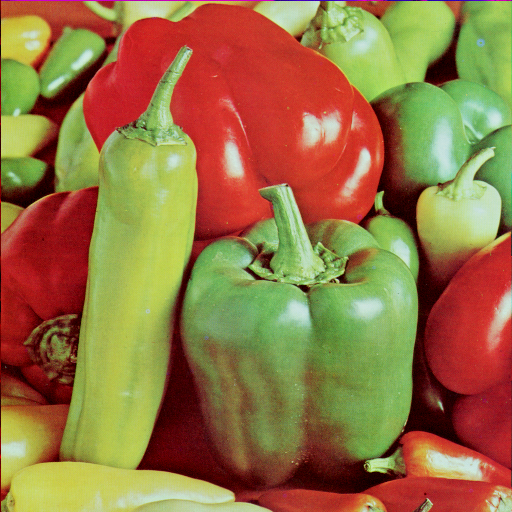
#> input picture misc/4.2.07.tiff, 512 x 512 px, found by its file name
$ python spatialFilter.py
#> lines starting #> are read from the running program, lines starting #| are printed output that depends on the picture
import numpy as np
import skimage.io as io
import scipy.ndimage as ndi
import skimage.color as co
import matplotlib.pyplot as plt

k = io.imread('C://Users//kamel//Music//misc//4.2.07.tiff')
#> k is the input picture: shape (512, 512, 3); mean R, G, B 149.8, 115.6, 66.5

plt.subplot(2,2,1)
plt.imshow(k)

u=np.array([[-1,-4,-1],[-4,26,-4],[-1,-4,-1]])/6.0
k2=np.zeros_like(k)

for i in range(3):
    k2[:,:,i]=ndi.convolve(k[:,:,i],u)
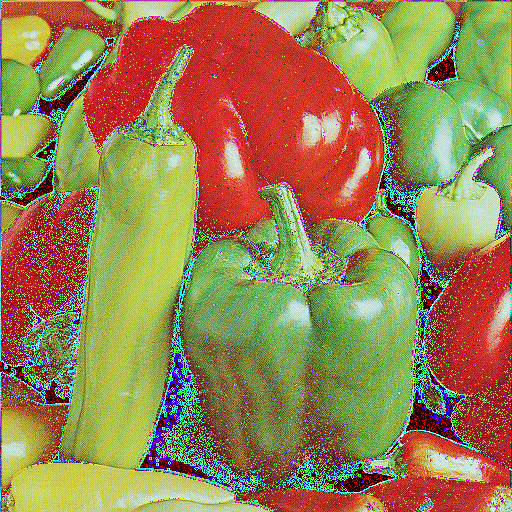
#> k2: shape (512, 512, 3); mean R, G, B 151.2, 130.7, 81.1

plt.subplot(2,2,2)
plt.imshow(k2)

kh=co.rgb2hsv(k)
#> kh: shape (512, 512, 3) float64; mean of channels 0, 1, 2 0.25, 0.637, 0.65
kh[:,:,2]=ndi.convolve(kh[:,:,2],u)
#> kh: shape (512, 512, 3) float64; mean of channels 0, 1, 2 0.25, 0.637, 0.65

k3=co.hsv2rgb(kh)
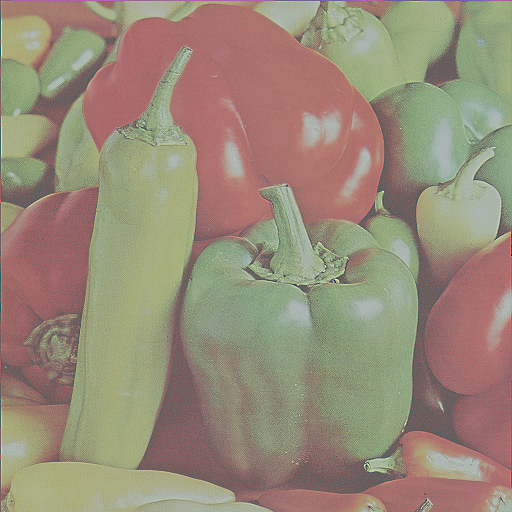
#> k3: shape (512, 512, 3) float64; mean R, G, B 0.587, 0.455, 0.262; drawn with min black and max white

plt.subplot(2,2,3)
plt.imshow(k3)
plt.show()
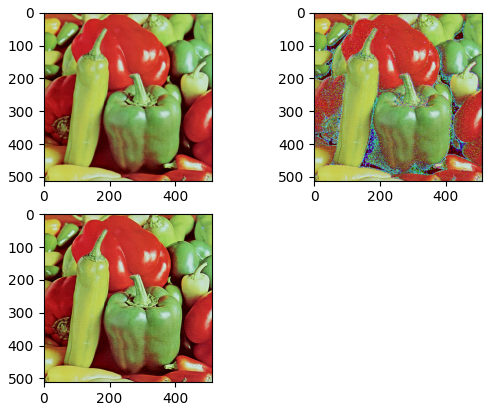
#> figure drawn by matplotlib, 3 panels

$ run again, with misc/4.1.03.tiff copied over misc/4.2.07.tiff
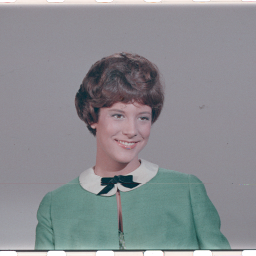
#> input picture misc/4.1.03.tiff, 256 x 256 px, found by its file name
#> k is the input picture: shape (256, 256, 3); mean R, G, B 137.6, 140, 144
#> after the loop `for i in range(3):`:
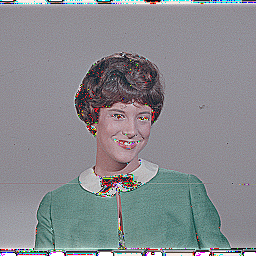
#> k2: shape (256, 256, 3); mean R, G, B 136, 138, 142.3
#> `plt.show()`:
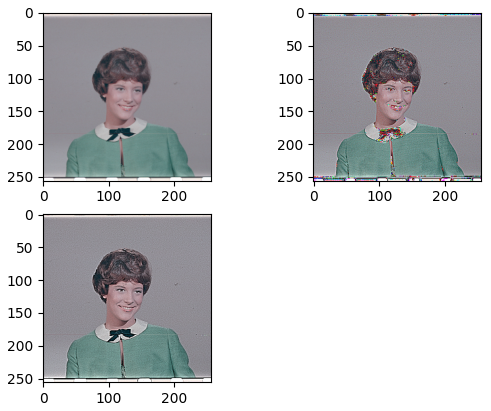
#> figure drawn by matplotlib, 3 panels
